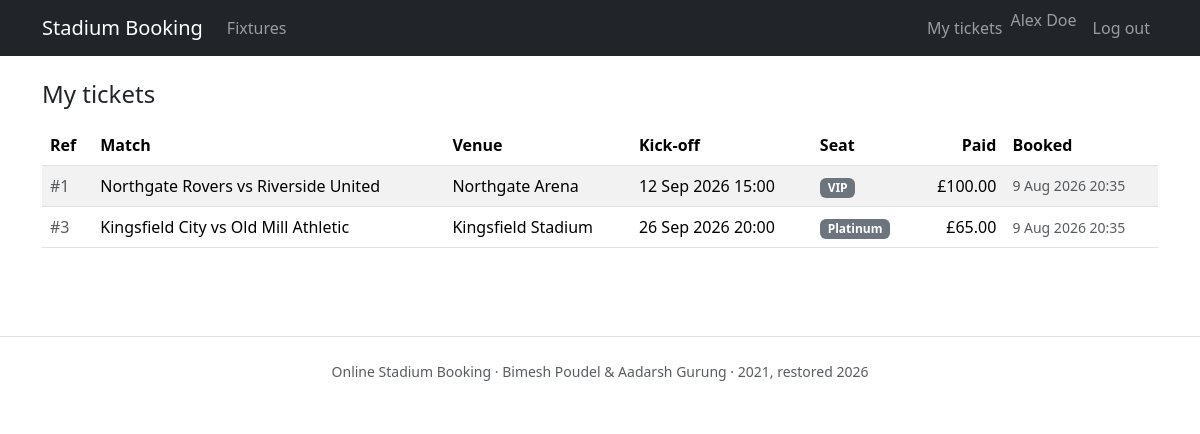
/src/public/myticket.php (signed in), run on the app's committed database.
### tables this page shows
CREATE TABLE users (
    uid        INT UNSIGNED NOT NULL AUTO_INCREMENT,
    name       VARCHAR(120)  NULL,
    email      VARCHAR(190) NOT NULL,
    password   VARCHAR(255) NOT NULL,
    phone      VARCHAR(32)   NULL,
    country    VARCHAR(80)   NULL,
    rid        INT UNSIGNED NOT NULL DEFAULT 2,
    created_at TIMESTAMP    NOT NULL DEFAULT CURRENT_TIMESTAMP,    
    PRIMARY KEY (uid),
    UNIQUE KEY uq_users_email (email),                             
    KEY idx_users_rid (rid),
    CONSTRAINT fk_users_role                                       
        FOREIGN KEY (rid) REFERENCES roles (rid)
        ON UPDATE CASCADE ON DELETE RESTRICT
);

CREATE TABLE bookings (
    bid         INT UNSIGNED  NOT NULL AUTO_INCREMENT,
    uid         INT UNSIGNED  NOT NULL,
    mid         INT UNSIGNED  NOT NULL,
    seat_tier   VARCHAR(16)   NOT NULL,         
    paid_amount DECIMAL(10,2) NOT NULL,         
    created_at  TIMESTAMP     NOT NULL DEFAULT CURRENT_TIMESTAMP,  
    PRIMARY KEY (bid),
    KEY idx_bookings_mid (mid),                                    
    KEY idx_bookings_uid (uid),                                    
    KEY idx_bookings_capacity (mid, seat_tier),                    
    UNIQUE KEY uq_bookings_user_match_tier (mid, uid, seat_tier),  
    CONSTRAINT fk_bookings_user                                    
        FOREIGN KEY (uid) REFERENCES users (uid)
        ON UPDATE CASCADE ON DELETE CASCADE,
    CONSTRAINT fk_bookings_match                                   
        FOREIGN KEY (mid) REFERENCES matches (mid)
        ON UPDATE CASCADE ON DELETE CASCADE,
    CONSTRAINT chk_bookings_seat_tier                              
        CHECK (seat_tier IN ('vip', 'platinum', 'gold')),
    CONSTRAINT chk_bookings_paid_amount                            
        CHECK (paid_amount >= 0)
);

CREATE TABLE matches (
    mid             INT UNSIGNED   NOT NULL AUTO_INCREMENT,
    title           VARCHAR(200)   NOT NULL,
    description     TEXT           NULL,
    venue           INT UNSIGNED   NOT NULL,         
    match_date      DATE           NOT NULL,         
    kickoff_time    TIME           NOT NULL,         
    ptw             VARCHAR(255)   NULL,             
    price_vip       DECIMAL(10,2)  NOT NULL DEFAULT 0.00,   
    price_platinum  DECIMAL(10,2)  NOT NULL DEFAULT 0.00,   
    price_gold      DECIMAL(10,2)  NOT NULL DEFAULT 0.00,   
    hometeam        INT UNSIGNED   NOT NULL,
    awayteam        INT UNSIGNED   NOT NULL,
    PRIMARY KEY (mid),
    KEY idx_matches_venue (venue),
    KEY idx_matches_date (match_date),                             
    KEY idx_matches_hometeam (hometeam),
    KEY idx_matches_awayteam (awayteam),
    CONSTRAINT fk_matches_venue                                    
        FOREIGN KEY (venue) REFERENCES stadium (sid)
        ON UPDATE CASCADE ON DELETE RESTRICT,
     
     
     
     
     
    CONSTRAINT fk_matches_hometeam                                 
        FOREIGN KEY (hometeam) REFERENCES teams (tid)
        ON UPDATE RESTRICT ON DELETE RESTRICT,
    CONSTRAINT fk_matches_awayteam                                 
        FOREIGN KEY (awayteam) REFERENCES teams (tid)
        ON UPDATE RESTRICT ON DELETE RESTRICT,
    CONSTRAINT chk_matches_distinct_teams                          
        CHECK (hometeam <> awayteam),
    CONSTRAINT chk_matches_prices_non_negative                     
        CHECK (price_vip >= 0 AND price_platinum >= 0 AND price_gold >= 0)
);

CREATE TABLE stadium (
    sid               INT UNSIGNED NOT NULL AUTO_INCREMENT,
    name              VARCHAR(150) NOT NULL,           
    capacity_vip      INT UNSIGNED NOT NULL DEFAULT 0, 
    capacity_platinum INT UNSIGNED NOT NULL DEFAULT 0, 
    capacity_gold     INT UNSIGNED NOT NULL DEFAULT 0, 
    photo             VARCHAR(255) NULL,
    description       TEXT         NULL,
    PRIMARY KEY (sid),
    UNIQUE KEY uq_stadium_name (name)                  
);

### src/config/helpers.php (called while the page is built, shortened)
<?php
function e(?string $value): string
{
    return htmlspecialchars($value ?? '', ENT_QUOTES | ENT_SUBSTITUTE, 'UTF-8');
}
function url(string $path = ''): string
{
    $base = rtrim(getenv('APP_BASE_URL') ?: '', '/');
    if ($base === '') {
        $scheme = (!empty($_SERVER['HTTPS']) && $_SERVER['HTTPS'] !== 'off') ? 'https' : 'http';
        $host   = $_SERVER['HTTP_HOST'] ?? 'localhost';
        $base   = $scheme . '://' . $host;
    }
    return $base . '/' . ltrim($path, '/');
}
function tier_label(string $tier): string
{
    return $tier === 'vip' ? 'VIP' : ucfirst($tier);
}
function money(float|string|null $amount): string
{
    return number_format((float) $amount, 2);
}

### src/config/db.php (called while the page is built, shortened)
<?php
function db(): PDO
{
    static $pdo = null;
    if ($pdo instanceof PDO) {
        return $pdo;
    }
    $host = getenv('DB_HOST') ?: '127.0.0.1';
    $name = getenv('DB_NAME') ?: 'booking';
    $user = getenv('DB_USER') ?: 'booking';
    $pass = getenv('DB_PASSWORD') ?: '';
    $dsn = sprintf('mysql:host=%s;dbname=%s;charset=utf8mb4', $host, $name);
    $pdo = new PDO($dsn, $user, $pass, [
        PDO::ATTR_ERRMODE            => PDO::ERRMODE_EXCEPTION,
        PDO::ATTR_DEFAULT_FETCH_MODE => PDO::FETCH_ASSOC,
        PDO::ATTR_EMULATE_PREPARES   => false,
    ]);
    $pdo->exec("SET SESSION sql_mode = 'STRICT_ALL_TABLES,NO_ENGINE_SUBSTITUTION'");
    return $pdo;
}

### src/config/auth.php (called while the page is built, shortened)
<?php
require_once __DIR__ . '/db.php';
require_once __DIR__ . '/helpers.php';
function current_user(): ?array
{
    static $user = null;
    if ($user === null) {
        $stmt = db()->prepare(
            'SELECT uid, name, email, rid FROM users WHERE uid = ?'
        );
        $stmt->execute([$_SESSION['uid']]);
        $user = $stmt->fetch() ?: null;
    }
    return $user;
}
function is_logged_in(): bool
{
    return current_user() !== null;
}
function require_login(): void
{
    if (!is_logged_in()) {
        redirect('login.php');
    }
}

### src/public/myticket.php (the view, shortened to what this page needs)
<?php
require_once __DIR__ . '/../config/auth.php';
require_once __DIR__ . '/../config/helpers.php';
require_login();
$viewer = current_user();
$pdo    = db();
$stmt = $pdo->prepare(
    'SELECT b.bid, b.seat_tier, b.paid_amount, b.created_at,
            m.title, m.match_date, m.kickoff_time,
            s.name AS venue_name
       FROM bookings b
       JOIN matches m ON m.mid = b.mid
       JOIN stadium s ON s.sid = m.venue
      WHERE b.uid = ?
      ORDER BY m.match_date, m.kickoff_time'
);
$stmt->execute([$viewer['uid']]);
$tickets = $stmt->fetchAll();
require __DIR__ . '/../views/header.php';
?>
<h1 class="h4 mb-3">My tickets</h1>
<?php if (!$tickets): ?>
    <div class="alert alert-info">
        You have no tickets yet. <a href="<?= url('index.php') ?>">Browse fixtures</a>.
    </div>
<?php else: ?>
    <div class="table-responsive">
        <table class="table table-striped align-middle">
            <thead>
                <tr>
                    <th scope="col">Ref</th>
                    <th scope="col">Match</th>
                    <th scope="col">Venue</th>
                    <th scope="col">Kick-off</th>
                    <th scope="col">Seat</th>
                    <th scope="col" class="text-end">Paid</th>
                    <th scope="col">Booked</th>
                </tr>
            </thead>
            <tbody>
                <?php foreach ($tickets as $t): ?>
                    <tr>
                        <td class="text-muted">#<?= (int) $t['bid'] ?></td>
                        <td><?= e($t['title']) ?></td>
                        <td><?= e($t['venue_name']) ?></td>
                        <td>
                            <?= e(date('j M Y', strtotime($t['match_date']))) ?>
                            <?= e(date('H:i', strtotime($t['kickoff_time']))) ?>
                        </td>
                        <td><span class="badge bg-secondary"><?= e(tier_label($t['seat_tier'])) ?></span></td>
                        <td class="text-end">&pound;<?= e(money($t['paid_amount'])) ?></td>
                        <td class="text-muted small"><?= e(date('j M Y H:i', strtotime($t['created_at']))) ?></td>
                    </tr>
                <?php endforeach; ?>
            </tbody>
        </table>
    </div>
<?php endif; ?>
<?php require __DIR__ . '/../views/footer.php'; ?>

### src/views/header.php (shortened to what this page needs)
<?php
require_once __DIR__ . '/../config/auth.php';
$viewer = current_user();
?>
<!DOCTYPE html>
<html lang="en">
<head>
    <link rel="stylesheet" href="<?= url('assets/css/bootstrap.min.css') ?>">
    <link rel="stylesheet" href="<?= url('assets/css/style.css') ?>">
</head>
<body>
<header>
    <nav class="navbar navbar-expand-lg navbar-dark bg-dark">
        <div class="container">
            <a class="navbar-brand" href="<?= url('index.php') ?>">Stadium Booking</a>
            <div class="collapse navbar-collapse" id="nav">
                <ul class="navbar-nav me-auto">
                    <li class="nav-item">
                        <a class="nav-link" href="<?= url('index.php') ?>">Fixtures</a>
                    </li>
                </ul>
                <ul class="navbar-nav">
                    <?php if ($viewer): ?>
                        <li class="nav-item">
                            <a class="nav-link" href="<?= url('myticket.php') ?>">My tickets</a>
                        </li>
                        <li class="nav-item">
                            <span class="navbar-text me-2"><?= e($viewer['name'] ?: $viewer['email']) ?></span>
                        </li>
                        <li class="nav-item">
                            <form method="post" action="<?= url('logout.php') ?>" class="d-inline">
                                <button type="submit" class="btn btn-link nav-link">Log out</button>
                            </form>
                        </li>
                    <?php else: ?>
                        <li class="nav-item"><a class="nav-link" href="<?= url('login.php') ?>">Log in</a></li>
                        <li class="nav-item"><a class="nav-link" href="<?= url('signup.php') ?>">Sign up</a></li>
                    <?php endif; ?>
                </ul>
            </div>
        </div>
    </nav>
</header>
<main class="container py-4">

### data on the page
users: name "Alex Doe"
bookings: bid "1", mid.title "Northgate Rovers vs Riverside United", stadium.name "Northgate Arena", mid.match_date "12 Sep 2026", mid.kickoff_time "15:00", seat_tier "VIP", paid_amount "100.00", created_at "9 Aug 2026 20:35"
bookings: bid "3", mid.title "Kingsfield City vs Old Mill Athletic", stadium.name "Kingsfield Stadium", mid.match_date "26 Sep 2026", mid.kickoff_time "20:00", seat_tier "Platinum", paid_amount "65.00", created_at "9 Aug 2026 20:35"
